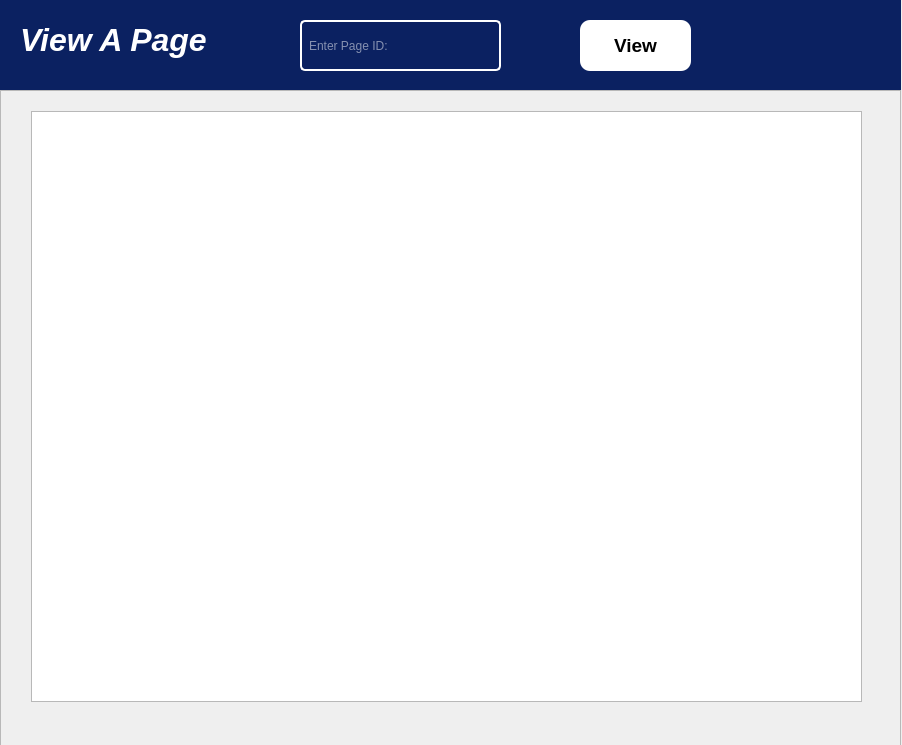
<?xml version="1.0" encoding="UTF-8"?>
<ui version="4.0">
 <class>viewpage</class>
 <widget class="QDialog" name="viewpage">
  <property name="geometry">
   <rect>
    <x>0</x>
    <y>0</y>
    <width>902</width>
    <height>745</height>
   </rect>
  </property>
  <property name="windowTitle">
   <string>Dialog</string>
  </property>
  <widget class="QGroupBox" name="groupBox">
   <property name="geometry">
    <rect>
     <x>-10</x>
     <y>0</y>
     <width>911</width>
     <height>91</height>
    </rect>
   </property>
   <property name="styleSheet">
    <string notr="true">
QGroupBox {
    background-color: #0B2161;
    border:none;
  
}

/* Stylesheet for Labels */
QLabel {
    background-color: transparent; 
    color: white; /* White text */
}

/* Stylesheet for LineEdits */
QLineEdit {
    background-color: transparent; /* Transparent background */
    color: white; /* White text */
    border: 2px solid white; /* White border */
    border-radius: 5px;
    padding: 5px;
}

QLineEdit:hover {
    border: 2px solid #FFFFFF; /* Lighter white border on hover */
}

QLineEdit:selected {
    background-color: #D8BFD8; /* Light purple background on selection */
}

/* Stylesheet for PushButton */
QPushButton {
    background-color: #FFFFFF; /* White background */
    color: black; /* Black text */
    border: 2px solid white; /* White border */
    border-radius: 10px;
    padding: 5px 10px;
}

QPushButton:hover {
    background-color: #D8BFD8; /* Light purple background on hover */
}

QPushButton:pressed {
    background-color: #A9A9A9; /* Dark gray background on pressed */
}

QPushButton:selected {
    background-color: #D8BFD8; /* Light purple background on selection */
}
</string>
   </property>
   <property name="title">
    <string/>
   </property>
   <widget class="QLabel" name="label">
    <property name="geometry">
     <rect>
      <x>30</x>
      <y>9</y>
      <width>261</width>
      <height>61</height>
     </rect>
    </property>
    <property name="font">
     <font>
      <pointsize>24</pointsize>
      <italic>true</italic>
      <bold>true</bold>
     </font>
    </property>
    <property name="styleSheet">
     <string notr="true">color:white;
background:transparent;</string>
    </property>
    <property name="text">
     <string>View A Page</string>
    </property>
   </widget>
   <widget class="QLineEdit" name="lineEdit">
    <property name="geometry">
     <rect>
      <x>310</x>
      <y>20</y>
      <width>201</width>
      <height>51</height>
     </rect>
    </property>
    <property name="placeholderText">
     <string>Enter Page ID:</string>
    </property>
   </widget>
   <widget class="QPushButton" name="pushButton">
    <property name="geometry">
     <rect>
      <x>590</x>
      <y>20</y>
      <width>111</width>
      <height>51</height>
     </rect>
    </property>
    <property name="font">
     <font>
      <pointsize>14</pointsize>
      <bold>true</bold>
     </font>
    </property>
    <property name="styleSheet">
     <string notr="true">border:none;</string>
    </property>
    <property name="text">
     <string>View</string>
    </property>
   </widget>
  </widget>
  <widget class="QWidget" name="verticalLayoutWidget">
   <property name="geometry">
    <rect>
     <x>0</x>
     <y>90</y>
     <width>901</width>
     <height>661</height>
    </rect>
   </property>
   <layout class="QVBoxLayout" name="verticalLayout">
    <item>
     <widget class="QScrollArea" name="scrollArea">
      <property name="widgetResizable">
       <bool>true</bool>
      </property>
      <widget class="QWidget" name="scrollAreaWidgetContents">
       <property name="geometry">
        <rect>
         <x>0</x>
         <y>0</y>
         <width>897</width>
         <height>657</height>
        </rect>
       </property>
       <widget class="QTextBrowser" name="textBrowser">
        <property name="geometry">
         <rect>
          <x>30</x>
          <y>20</y>
          <width>831</width>
          <height>591</height>
         </rect>
        </property>
       </widget>
      </widget>
     </widget>
    </item>
   </layout>
  </widget>
 </widget>
 <resources/>
 <connections/>
</ui>
